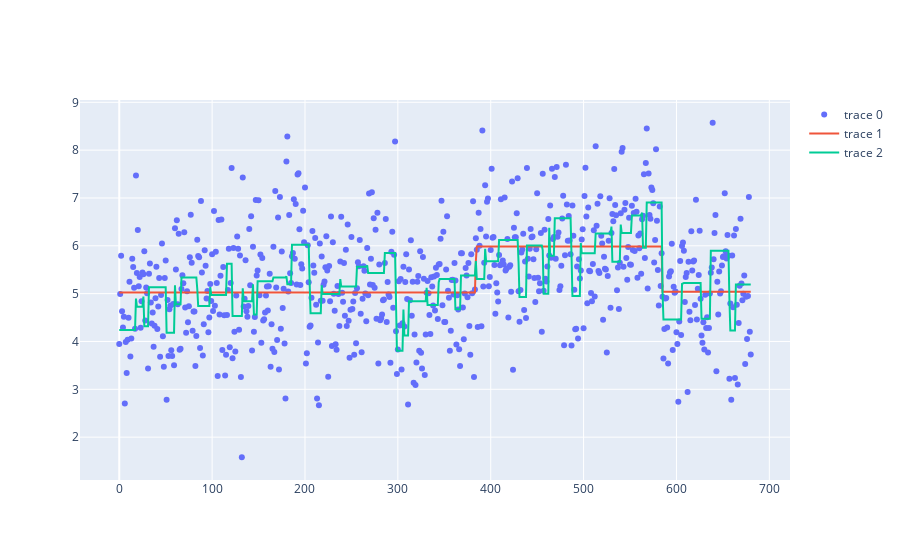

This figure's notebook cell:
### Code cell
fig = go.Figure()
#fig.add_trace(go.Scatter(x=df['location'], y=df['raw'], name='Raw Signal', mode='markers',marker=markers))
fig.add_trace(go.Scatter(y = X, mode = 'markers'))
fig.add_trace (go.Scatter (y = decomposition.generate_function_from_wavelets (coefficients, basis, l)))
#ind = np.concatenate([[0], np.where(coefficients > thr)[0]])
#allind = np.arange(len(basis))
fig.add_trace (go.Scatter (y =decomposition.generate_function_from_wavelets (all_coefficients, basis, l)))

### Figure 1 — Plotly figure (JSON) as saved in the notebook; plotly's stock layout.template omitted (floating-point values rounded to 4 significant figures; data arrays with more than 128 entries replaced by an {"elided": "..."} marker saying what was removed)
{"data": [{"mode": "markers", "type": "scatter", "y": {"elided": "681 float values"}}, {"type": "scatter", "y": {"elided": "681 float values"}}, {"type": "scatter", "y": {"elided": "681 float values"}}], "layout": {}}
